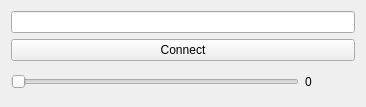
<?xml version="1.0" encoding="UTF-8"?>
<ui version="4.0">
 <class>client</class>
 <widget class="QWidget" name="client">
  <property name="geometry">
   <rect>
    <x>0</x>
    <y>0</y>
    <width>366</width>
    <height>107</height>
   </rect>
  </property>
  <property name="windowTitle">
   <string>Client</string>
  </property>
  <layout class="QVBoxLayout" name="verticalLayout">
   <item>
    <widget class="QLineEdit" name="ip_le"/>
   </item>
   <item>
    <widget class="QPushButton" name="connect_btn">
     <property name="text">
      <string>Connect</string>
     </property>
    </widget>
   </item>
   <item>
    <layout class="QHBoxLayout" name="horizontalLayout">
     <item>
      <widget class="QSlider" name="progress_sle">
       <property name="orientation">
        <enum>Qt::Horizontal</enum>
       </property>
      </widget>
     </item>
     <item>
      <widget class="QLabel" name="label">
       <property name="minimumSize">
        <size>
         <width>50</width>
         <height>0</height>
        </size>
       </property>
       <property name="text">
        <string>0</string>
       </property>
      </widget>
     </item>
    </layout>
   </item>
  </layout>
 </widget>
 <resources/>
 <connections>
  <connection>
   <sender>progress_sle</sender>
   <signal>valueChanged(int)</signal>
   <receiver>label</receiver>
   <slot>setNum(int)</slot>
   <hints>
    <hint type="sourcelabel">
     <x>264</x>
     <y>77</y>
    </hint>
    <hint type="destinationlabel">
     <x>313</x>
     <y>80</y>
    </hint>
   </hints>
  </connection>
 </connections>
</ui>
